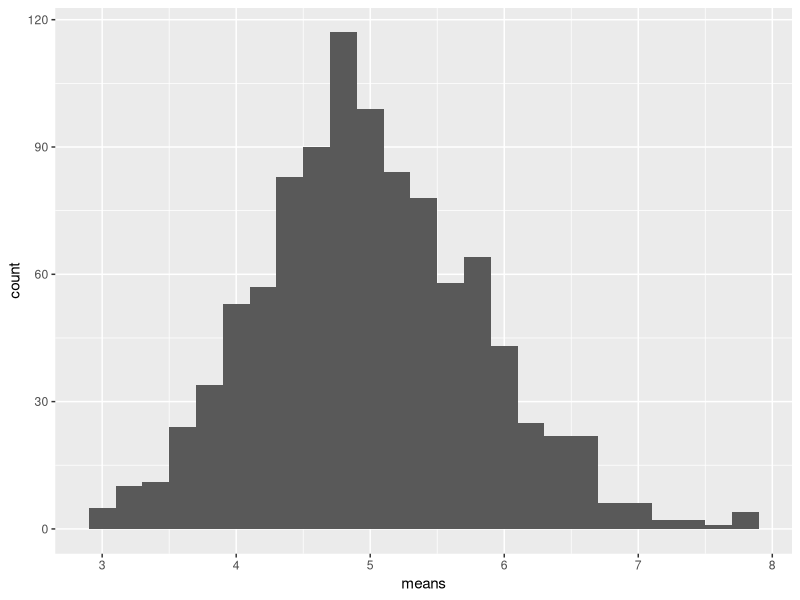
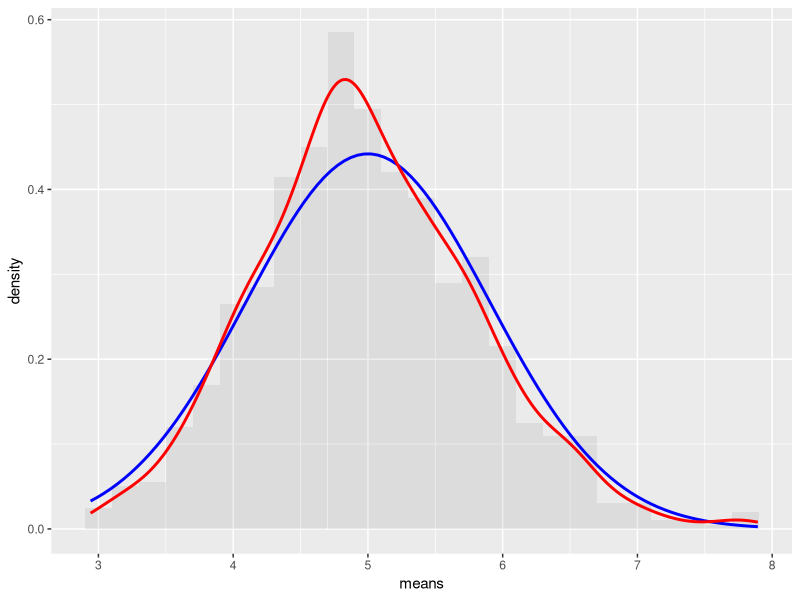

These charts were generated, in order, by the following R code:
## ---- chunk 1
knitr::opts_chunk$set(echo = TRUE)
## ---- chunk 2
library(ggplot2)

# Set constants provided in the assignment instruction
lambda <- 0.2
number_of_exponetials <- 40
number_of_simulations <- 1000

set.seed(0)

# Run the simulation and calculate the means
exponential_matrix = matrix(data=rexp(number_of_exponetials * number_of_simulations, lambda), nrow=number_of_simulations)
exponential_means = data.frame(means=apply(exponential_matrix, 1, mean))

# plot the means for comparison with the Central Limit Theorem 
ggplot(data = exponential_means, aes(x = means)) + geom_histogram(binwidth=0.2)
## ---- chunk 3
theoretical_mean <- 1/lambda
theoretical_mean
## ---- chunk 4
sample_mean <- mean(exponential_means$means)
sample_mean
## ---- chunk 5
theoretical_variance <- (1/lambda/sqrt(number_of_exponetials))^2
theoretical_variance
## ---- chunk 6
theoretical_variance <- sd(exponential_means$means)
theoretical_variance
## ---- chunk 7
ggplot(data = exponential_means, aes(x = means)) + 
  geom_histogram(aes(y=..density..), alpha=0.1, binwidth=0.2) + 
  stat_function(fun = dnorm, args = list(mean = theoretical_mean, sd = sqrt(theoretical_variance)), colour = "blue", size=1) + 
  geom_density(colour="red", size=1)
